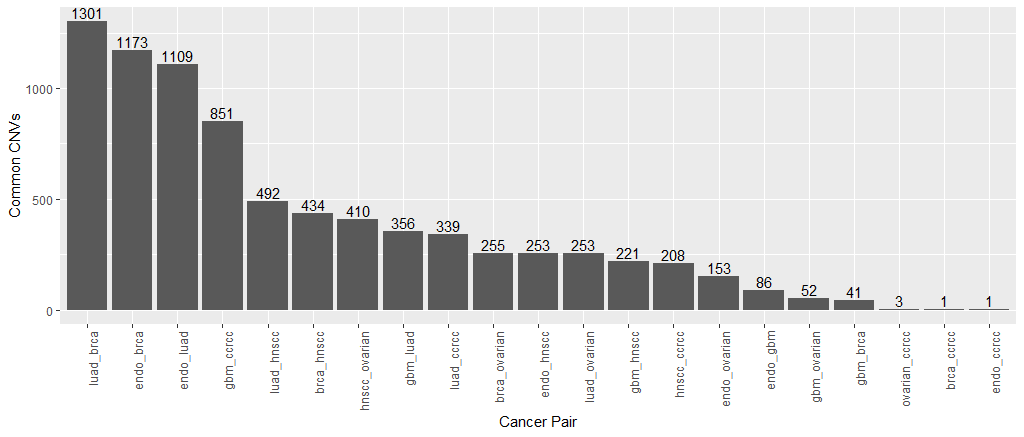

Write R code to recreate this figure.
require(ggplot2)
require(gridExtra)
library(tidyverse)
library(grid)

cnvs <- read_csv('sig_genes_by_cancer.csv')

endo_cnvs = pull(cnvs, ENDO)
gbm_cnvs = pull(cnvs, GBM)
luad_cnvs = pull(cnvs, LUAD)
brca_cnvs = pull(cnvs, BRCA)
hnscc_cnvs = pull(cnvs, HNSCC)
ovarian_cnvs = pull(cnvs, OVARIAN)
ccrcc_cnvs = pull(cnvs, CCRCC)

cancer_types = c()

endo_gbm = Reduce(intersect, list(endo_cnvs, gbm_cnvs))
endo_luad = Reduce(intersect, list(endo_cnvs, luad_cnvs))
endo_brca = Reduce(intersect, list(endo_cnvs, brca_cnvs))
endo_hnscc = Reduce(intersect, list(endo_cnvs, hnscc_cnvs))
endo_ovarian = Reduce(intersect, list(endo_cnvs, ovarian_cnvs))
endo_ccrcc = Reduce(intersect, list(endo_cnvs, ccrcc_cnvs))
gbm_luad = Reduce(intersect, list(gbm_cnvs, luad_cnvs))
gbm_brca = Reduce(intersect, list(gbm_cnvs, brca_cnvs))
gbm_hnscc = Reduce(intersect, list(gbm_cnvs, hnscc_cnvs))
gbm_ovarian = Reduce(intersect, list(gbm_cnvs, ovarian_cnvs))
gbm_ccrcc = Reduce(intersect, list(gbm_cnvs, ccrcc_cnvs))
luad_brca = Reduce(intersect, list(luad_cnvs, brca_cnvs))
luad_hnscc = Reduce(intersect, list(luad_cnvs, hnscc_cnvs))
luad_ovarian = Reduce(intersect, list(luad_cnvs, ovarian_cnvs))
luad_ccrcc = Reduce(intersect, list(luad_cnvs, ccrcc_cnvs))
brca_hnscc = Reduce(intersect, list(brca_cnvs, hnscc_cnvs))
brca_ovarian = Reduce(intersect, list(brca_cnvs, ovarian_cnvs))
brca_ccrcc = Reduce(intersect, list(brca_cnvs, ccrcc_cnvs))
hnscc_ovarian = Reduce(intersect, list(hnscc_cnvs, ovarian_cnvs))
hnscc_ccrcc = Reduce(intersect, list(hnscc_cnvs, ccrcc_cnvs))
ovarian_ccrcc = Reduce(intersect, list(ovarian_cnvs, ccrcc_cnvs))


data = tribble( ~pair, ~count,
"endo_gbm", length(Reduce(intersect, list(endo_cnvs, gbm_cnvs))),
"endo_luad", length(Reduce(intersect, list(endo_cnvs, luad_cnvs))),
"endo_brca", length(Reduce(intersect, list(endo_cnvs, brca_cnvs))),
"endo_hnscc", length(Reduce(intersect, list(endo_cnvs, hnscc_cnvs))),
"endo_ovarian", length(Reduce(intersect, list(endo_cnvs, ovarian_cnvs))),
"endo_ccrcc", length(Reduce(intersect, list(endo_cnvs, ccrcc_cnvs))),
"gbm_luad", length(Reduce(intersect, list(gbm_cnvs, luad_cnvs))),
"gbm_brca", length(Reduce(intersect, list(gbm_cnvs, brca_cnvs))),
"gbm_hnscc", length(Reduce(intersect, list(gbm_cnvs, hnscc_cnvs))),
"gbm_ovarian", length(Reduce(intersect, list(gbm_cnvs, ovarian_cnvs))),
"gbm_ccrcc", length(Reduce(intersect, list(gbm_cnvs, ccrcc_cnvs))),
"luad_brca", length(Reduce(intersect, list(luad_cnvs, brca_cnvs))),
"luad_hnscc", length(Reduce(intersect, list(luad_cnvs, hnscc_cnvs))),
"luad_ovarian", length(Reduce(intersect, list(luad_cnvs, ovarian_cnvs))),
"luad_ccrcc", length(Reduce(intersect, list(luad_cnvs, ccrcc_cnvs))),
"brca_hnscc", length(Reduce(intersect, list(brca_cnvs, hnscc_cnvs))),
"brca_ovarian", length(Reduce(intersect, list(brca_cnvs, ovarian_cnvs))),
"brca_ccrcc", length(Reduce(intersect, list(brca_cnvs, ccrcc_cnvs))),
"hnscc_ovarian", length(Reduce(intersect, list(hnscc_cnvs, ovarian_cnvs))),
"hnscc_ccrcc", length(Reduce(intersect, list(hnscc_cnvs, ccrcc_cnvs))),
"ovarian_ccrcc", length(Reduce(intersect, list(ovarian_cnvs, ccrcc_cnvs)))
)
data = arrange(data, count)
ggplot(data, aes(x=reorder(pair, -count), y=count)) +
  geom_col(position = 'dodge') + 
  geom_text(aes(label=count), position=position_dodge(width=0.9), vjust=-0.25) +
  theme(axis.text.x = element_text(angle = 90, hjust = 1)) +
  xlab("Cancer Pair") +
  ylab("Common CNVs")
